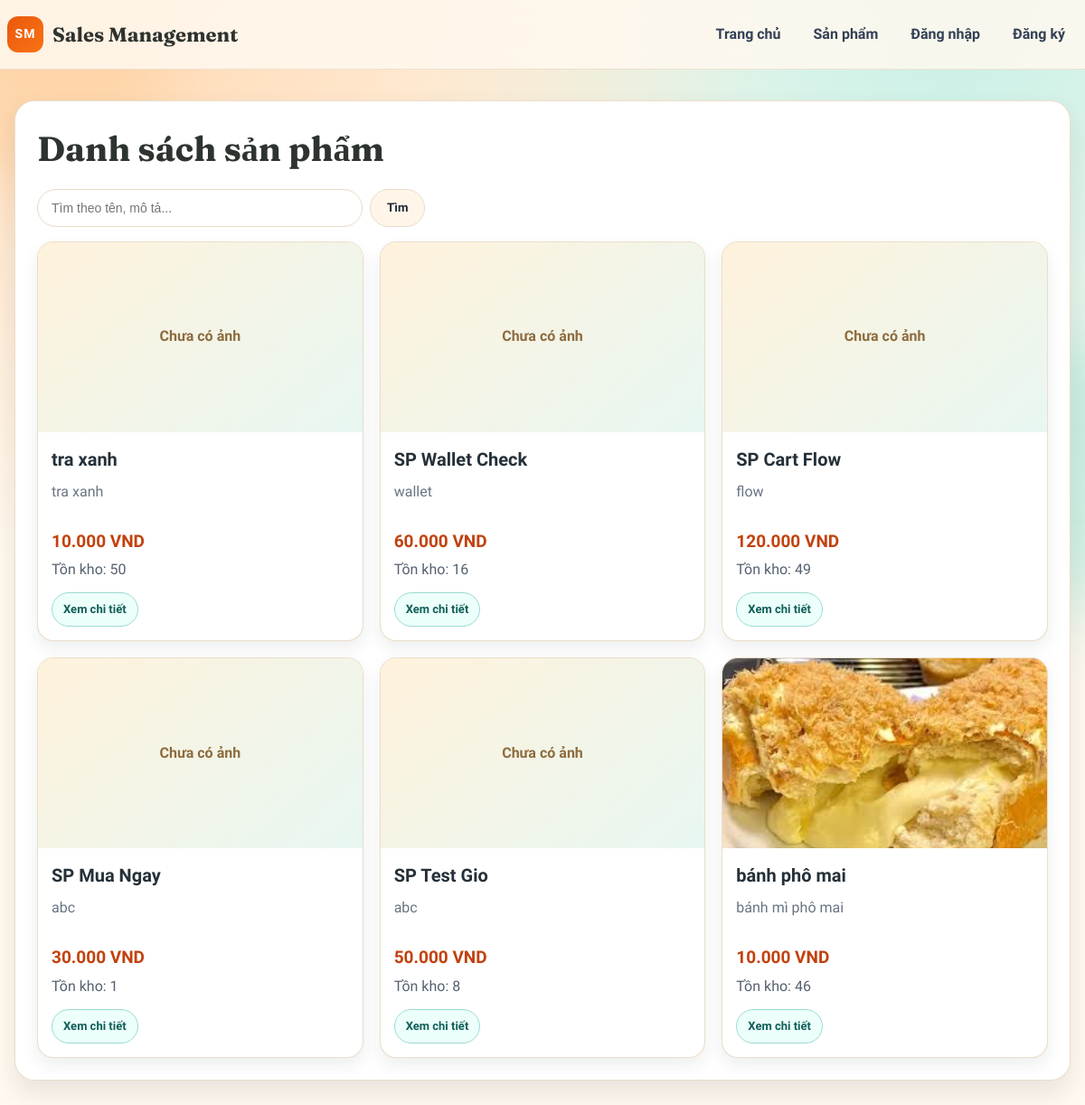
/products/, run on an earlier commit of the app's database.
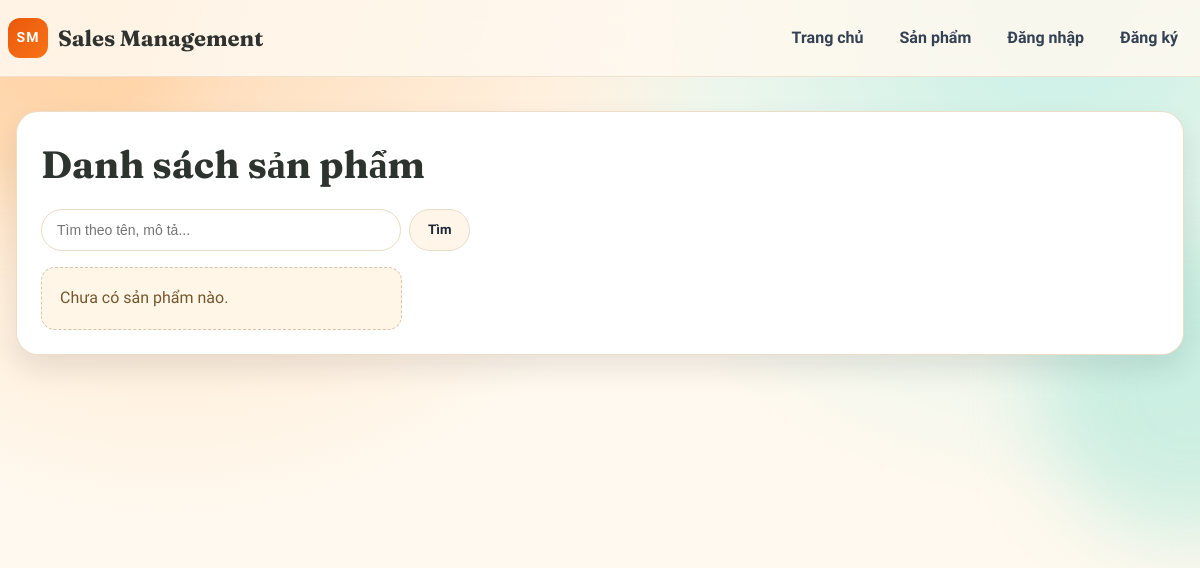
And on a later commit of the database.
### products/models.py (models this page shows, shortened)
class Product(models.Model):
    CATEGORY_CHOICES = [
        ('banh-keo', 'Bánh kẹo'),
        ('nuoc-uong', 'Nước uống'),
        ('thuc-pham', 'Thực phẩm'),
        ('do-kho', 'Đồ khô'),
        ('do-hop', 'Đồ hộp'),
        ('quan-ao', 'Quần áo'),
        ('giay-dep', 'Giày dép'),
        ('phu-kien', 'Phụ kiện'),
        ('do-gia-dung', 'Đồ gia dụng'),
        ('my-pham', 'Mỹ phẩm'),
        ('do-dien-tu', 'Đồ điện tử'),
    ]
    productName = models.CharField(max_length=200)
    category = models.CharField(
        max_length=50,
        choices=CATEGORY_CHOICES,
        default='thuc-pham'
    )
    slug = models.SlugField(max_length=220, unique=True, blank=True)
    description = models.TextField(blank=True, null=True)
    price = models.DecimalField(max_digits=12, decimal_places=2)
    discountPercent = models.DecimalField(
        max_digits=5,
        decimal_places=2,
        default=Decimal('0'),
        validators=[MinValueValidator(Decimal('0')), MaxValueValidator(Decimal('100'))],
    )
    stockQuantity = models.PositiveIntegerField(default=0)
    image = models.ImageField(upload_to=product_image_upload_path, blank=True, null=True)
    created_at = models.DateTimeField(auto_now_add=True)
    def get_absolute_url(self):
        return reverse('product_detail', kwargs={'slug': self.slug})
    @property
    def formatted_price(self):
        try:
            amount = int(Decimal(self.price).quantize(Decimal('1'), rounding=ROUND_HALF_UP))
        except (TypeError, ValueError, InvalidOperation):
            return ''
        return f"{amount:,}".replace(',', '.') + " VND"
    @property
    def clamped_discount_percent(self):
        try:
            discount = Decimal(self.discountPercent or 0)
        except (TypeError, ValueError, InvalidOperation):
            return Decimal('0')
        return max(Decimal('0'), min(Decimal('100'), discount))

### products/views.py (the view)
# urls.py: path('products/', ProductListView.as_view(), name='product_list'),
class ProductListView(View):
    template_name = 'products/product_list.html'
    def get(self, request):
        keyword = request.GET.get('q', '').strip()
        products = Product.objects.all().order_by('-id')
        products = search_products(products, keyword)
        return render(request, self.template_name, {
            'products': products,
            'keyword': keyword,
        })

### products/views.py (called while the page is built)
def search_products(queryset, keyword):
    if keyword:
        queryset = queryset.filter(
            Q(productName__icontains=keyword) |
            Q(description__icontains=keyword) |
            Q(category__icontains=keyword)
        )
    return queryset

### templates/products/product_list.html (shortened to what this page needs)
{% load static %}
<!doctype html>
<html lang="vi">
  <head>
    <link rel="stylesheet" href="{% static 'css/page_theme.css' %}" />
    <link rel="stylesheet" href="{% static 'css/product_list.css' %}" />
  </head>
  <body>
    <div class="page-glow page-glow-left" aria-hidden="true"></div>
    <div class="page-glow page-glow-right" aria-hidden="true"></div>
    <header class="site-header">
      <div class="container nav-wrap">
        <a href="{% url 'home' %}" class="logo" aria-label="Sales Management Home">
          <span class="logo-mark">SM</span>
          <span class="logo-text">Sales Management</span>
        </a>
        <nav class="main-nav">
          <a href="{% url 'home' %}" class="nav-link">Trang chủ</a>
          <a href="{% url 'product_list' %}" class="nav-link">Sản phẩm</a>
          {% if request.user.is_authenticated %}
            {% if request.user.is_staff %}
          <a href="{% url 'product_create' %}" class="nav-link">Thêm sản phẩm</a>
          <a href="{% url 'topup_request_list' %}" class="nav-link">Yêu cầu nạp tiền</a>
          <a href="{% url 'discount_code_list' %}" class="nav-link">Mã giảm giá</a>
            {% else %}
          <a href="{% url 'cart' %}" class="nav-link">Giỏ hàng</a>
          <a href="{% url 'order_history' %}" class="nav-link">Lịch sử mua</a>
          <a href="{% url 'wallet' %}" class="nav-link">Ví tiền</a>
            {% endif %}
          <a href="{% url 'logout' %}" class="nav-link">Đăng xuất</a>
          {% else %}
          <a href="{% url 'login' %}" class="nav-link">Đăng nhập</a>
          <a href="{% url 'register' %}" class="nav-link">Đăng ký</a>
          {% endif %}
        </nav>
      </div>
    </header>
    <main class="product-list-page">
      <div class="container">
        <section class="page-card">
          <div class="list-toolbar">
            <h1>Danh sách sản phẩm</h1>
          </div>
          <form method="get" action="{% url 'product_list' %}" class="product-search-form">
            <input
              id="product-list-search"
              type="text"
              name="q"
              placeholder="Tìm theo tên, mô tả..."
              value="{{ keyword }}"
            />
            <button type="submit" class="btn btn-secondary">Tìm</button>
          </form>
          <div class="product-grid">
            {% for product in products %}
            <article class="product-card">
              <div class="product-image">
                {% if product.image %}
                <img src="{{ product.image.url }}" alt="{{ product.productName }}" />
                {% else %}
                <div class="no-image">Chưa có ảnh</div>
                {% endif %}
              </div>
              <div class="product-info">
                <h3>{{ product.productName }}</h3>
                <p class="desc">
                  {% if product.description %}
                  {{ product.description|truncatechars:80 }}
                  {% else %}
                  Không có mô tả.
                  {% endif %}
                </p>
                {% if product.clamped_discount_percent > 0 %}
                <p class="price">{{ product.formatted_discounted_price }}</p>
                <p class="price-old">{{ product.formatted_price }}</p>
                <p class="discount-chip">-{{ product.clamped_discount_percent|floatformat:"-2" }}%</p>
                {% else %}
                <p class="price">{{ product.formatted_price }}</p>
                {% endif %}
                <p class="stock">Tồn kho: {{ product.stockQuantity }}</p>
                <div class="product-actions">
                  <a href="{{ product.get_absolute_url }}" class="btn-detail">Xem chi tiết</a>
                </div>
              </div>
            </article>
            {% empty %}
            <p class="empty-state">Chưa có sản phẩm nào.</p>
            {% endfor %}
          </div>
        </section>
      </div>
    </main>
  </body>
</html>

### static/css/page_theme.css (style rules this page uses)
:root { --bg: #fff9ef; --surface: #ffffff; --surface-soft: #fffaf0; --ink: #1f2937; --muted: #5f6b7a; --line: #eadcc6; --line-strong: #dbc8ab; --primary: #0f766e; --primary-strong: #115e59; --accent: #ea580c; --accent-strong: #c2410c; --danger: #b42318; --danger-soft: #fef2f2; --success: #166534; --success-soft: #ecfdf3; --warning: #92400e; --warning-soft: #fff7e6; --shadow-lg: 0 24px 45px rgba(28, 32, 44, 0.14); --shadow-md: 0 14px 28px rgba(28, 32, 44, 0.1); --shadow-sm: 0 8px 18px rgba(28, 32, 44, 0.08); }
* { box-sizing: border-box; }
html, body { margin: 0; padding: 0; }
body { font-family: "Be Vietnam Pro", "Tahoma", sans-serif; color: var(--ink); background: radial-gradient(circle at 14% -5%, #ffd9b3 0%, transparent 42%), radial-gradient(circle at 88% 0%, #c6f0e6 0%, transparent 38%), var(--bg); min-height: 100vh; line-height: 1.55; }
a { color: inherit; text-decoration: none; }
.page-glow { position: fixed; width: 300px; height: 300px; border-radius: 50%; filter: blur(40px); z-index: -1; opacity: 0.45; pointer-events: none; }
.page-glow-left { top: -100px; left: -110px; background: #ffc68a; }
.page-glow-right { top: 30%; right: -140px; background: #99e4d4; }
.container { width: min(1180px, calc(100% - 32px)); margin: 0 auto; }
.site-header { position: sticky; top: 0; z-index: 20; border-bottom: 1px solid rgba(234, 220, 198, 0.8); backdrop-filter: blur(12px); background: rgba(255, 249, 239, 0.86); }
.site-header .container { width: calc(100% - 16px); max-width: none; }
.nav-wrap { min-height: 76px; display: flex; align-items: center; justify-content: space-between; gap: 10px; flex-wrap: wrap; }
.logo { display: inline-flex; align-items: center; gap: 10px; font-weight: 700; }
.logo-mark { width: 40px; height: 40px; border-radius: 12px; display: inline-flex; align-items: center; justify-content: center; background: linear-gradient(135deg, var(--accent), #f97316); color: #fff; font-size: 14px; letter-spacing: 0.08em; }
.logo-text { font-family: "Fraunces", "Times New Roman", serif; font-size: 22px; color: #2f322f; }
.main-nav { display: flex; align-items: center; flex-wrap: nowrap; gap: 8px; max-width: 100%; overflow-x: auto; white-space: nowrap; scrollbar-width: thin; scrollbar-color: #d5c2a6 transparent; }
.nav-link { display: inline-flex; align-items: center; justify-content: center; flex: 0 0 auto; padding: 8px 14px; border-radius: 999px; font-weight: 600; color: #344054; transition: background-color 0.2s ease, color 0.2s ease; }
.page-card { border-radius: 22px; border: 1px solid rgba(233, 216, 192, 0.85); background: var(--surface); box-shadow: var(--shadow-md); padding: 24px; animation: riseIn 0.55s ease both; }
.btn { border: 0; border-radius: 999px; padding: 11px 18px; min-height: 42px; display: inline-flex; align-items: center; justify-content: center; font-weight: 700; cursor: pointer; font-family: inherit; }
.btn-secondary { color: #1f2937; border: 1px solid #e9dcc8; background: #fff6e9; }
.empty-state { margin: 0; padding: 18px; border-radius: 14px; border: 1px dashed #d6c4aa; color: #75572e; background: #fff6e8; }

### static/css/product_list.css (style rules this page uses)
.product-list-page { padding: 34px 0 56px; }
.list-toolbar { display: flex; justify-content: space-between; align-items: flex-end; gap: 12px; flex-wrap: wrap; margin-bottom: 14px; }
.list-toolbar h1 { margin: 0; font-family: "Fraunces", "Times New Roman", serif; font-size: clamp(28px, 4vw, 38px); color: #2d342f; }
.product-search-form { display: flex; gap: 8px; flex-wrap: wrap; margin-bottom: 16px; }
.product-search-form input { width: min(360px, 100%); height: 42px; border-radius: 999px; border: 1px solid var(--line); padding: 0 15px; font-size: 14px; outline: none; }
.product-search-form button { height: 42px; }
.product-grid { display: grid; grid-template-columns: repeat(3, minmax(0, 1fr)); gap: 18px; }

What changed in the data, as far as the page shows it:
removed Product: image "Chưa có ảnh", productName "tra xanh", description "tra xanh", formatted_price "10.000 VND", stockQuantity "50"
removed Product: image "Chưa có ảnh", productName "SP Wallet Check", description "wallet", formatted_price "60.000 VND", stockQuantity "16"
removed Product: image "Chưa có ảnh", productName "SP Cart Flow", description "flow", formatted_price "120.000 VND", stockQuantity "49"
removed Product: image "Chưa có ảnh", productName "SP Mua Ngay", description "abc", formatted_price "30.000 VND", stockQuantity "1"
removed Product: image "Chưa có ảnh", productName "SP Test Gio", description "abc", formatted_price "50.000 VND", stockQuantity "8"
removed Product: image (picture), productName "bánh phô mai", description "bánh mì phô mai", formatted_price "10.000 VND", stockQuantity "46"
Also different on the page:
text now shown: "Chưa có sản phẩm nào."
